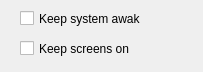
<?xml version="1.0" encoding="UTF-8"?>
<ui version="4.0">
 <class>WinCaffeineClass</class>
 <widget class="QMainWindow" name="WinCaffeineClass">
  <property name="geometry">
   <rect>
    <x>0</x>
    <y>0</y>
    <width>203</width>
    <height>72</height>
   </rect>
  </property>
  <property name="sizePolicy">
   <sizepolicy hsizetype="Fixed" vsizetype="Fixed">
    <horstretch>0</horstretch>
    <verstretch>0</verstretch>
   </sizepolicy>
  </property>
  <property name="minimumSize">
   <size>
    <width>203</width>
    <height>72</height>
   </size>
  </property>
  <property name="maximumSize">
   <size>
    <width>203</width>
    <height>72</height>
   </size>
  </property>
  <property name="windowTitle">
   <string>WinCaffeine</string>
  </property>
  <property name="windowIcon">
   <iconset resource="wincaffeine.qrc">
    <normaloff>:/WinCaffeine/wincaf.png</normaloff>:/WinCaffeine/wincaf.png</iconset>
  </property>
  <property name="toolTipDuration">
   <number>-1</number>
  </property>
  <property name="locale">
   <locale language="English" country="UnitedStates"/>
  </property>
  <widget class="QWidget" name="centralWidget">
   <widget class="QCheckBox" name="SleepBox">
    <property name="geometry">
     <rect>
      <x>20</x>
      <y>10</y>
      <width>121</width>
      <height>17</height>
     </rect>
    </property>
    <property name="text">
     <string>Keep system awake</string>
    </property>
   </widget>
   <widget class="QCheckBox" name="MonitorBox">
    <property name="geometry">
     <rect>
      <x>20</x>
      <y>40</y>
      <width>121</width>
      <height>17</height>
     </rect>
    </property>
    <property name="text">
     <string>Keep screens on</string>
    </property>
   </widget>
  </widget>
 </widget>
 <layoutdefault spacing="6" margin="11"/>
 <resources>
  <include location="wincaffeine.qrc"/>
 </resources>
 <connections/>
</ui>
